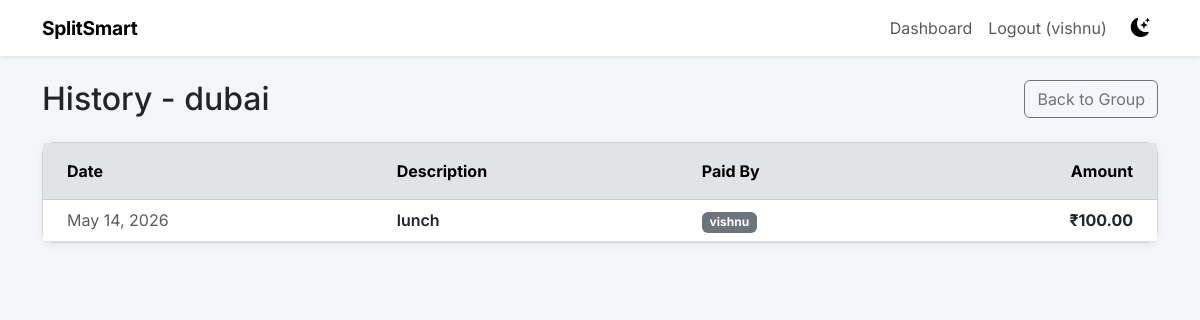
Screenshot of /app/group/2/expense/history/ (signed in) with the database file from the repository.
### expenses/models.py (models this page shows, shortened)
class Group(models.Model):
    name = models.CharField(max_length=255)
    members = models.ManyToManyField(User, related_name='expense_groups')
    created_at = models.DateTimeField(auto_now_add=True)

class Expense(models.Model):
    group = models.ForeignKey(Group, on_delete=models.CASCADE, related_name='expenses')
    title = models.CharField(max_length=255)
    amount = models.DecimalField(max_digits=10, decimal_places=2)
    paid_by = models.ForeignKey(User, on_delete=models.CASCADE, related_name='paid_expenses')
    date = models.DateTimeField(auto_now_add=True)

### expenses/views.py (the view)
# urls.py: path('group/<int:group_id>/expense/history/', views.expense_history, name='expense_history'),
@login_required
def expense_history(request, group_id):
    group = get_object_or_404(Group, id=group_id, members=request.user)
    expenses = group.expenses.all().order_by('-date')
    return render(request, 'expenses/expense_history.html', {'group': group, 'expenses': expenses})

### templates/expenses/expense_history.html (shortened to what this page needs)
{% extends 'base.html' %}
{% block content %}
<div class="row mb-4">
    <div class="col-12 d-flex justify-content-between align-items-center">
        <h2 class="mb-0">History - {{ group.name }}</h2>
        <a href="{% url 'group_detail' group.id %}" class="btn btn-outline-secondary">Back to Group</a>
    </div>
</div>
<div class="row">
    <div class="col-12">
        <div class="card">
            <div class="card-body p-0">
                {% if expenses %}
                    <div class="table-responsive">
                        <table class="table table-hover mb-0 align-middle">
                            <thead class="table-secondary">
                                <tr>
                                    <th class="py-3 px-4">Date</th>
                                    <th class="py-3 px-4">Description</th>
                                    <th class="py-3 px-4">Paid By</th>
                                    <th class="py-3 px-4 text-end">Amount</th>
                                </tr>
                            </thead>
                            <tbody>
                                {% for expense in expenses %}
                                    <tr>
                                        <td class="px-4 text-muted">{{ expense.date|date:"M d, Y" }}</td>
                                        <td class="px-4 fw-semibold">{{ expense.title }}</td>
                                        <td class="px-4">
                                            <span class="badge bg-secondary">{{ expense.paid_by.username }}</span>
                                        </td>
                                        <td class="px-4 text-end fw-bold">₹{{ expense.amount }}</td>
                                    </tr>
                                {% endfor %}
                            </tbody>
                        </table>
                    </div>
                {% else %}
                    <div class="p-5 text-center text-muted">
                        <h4>No expenses yet!</h4>
                        <p>Go ahead and add the first expense for this group.</p>
                        <a href="{% url 'add_expense' group.id %}" class="btn btn-primary mt-2">Add Expense</a>
                    </div>
                {% endif %}
            </div>
        </div>
    </div>
</div>
{% endblock %}

### templates/base.html (shortened to what this page needs)
<!DOCTYPE html>
<html lang="en" data-bs-theme="light">
<head>
    <link href="https://cdn.jsdelivr.net/npm/bootstrap@5.3.0/dist/css/bootstrap.min.css" rel="stylesheet">
    <link href="https://cdn.jsdelivr.net/npm/bootstrap-icons@1.11.0/font/bootstrap-icons.css" rel="stylesheet">
</head>
<body>
<nav class="navbar navbar-expand-lg shadow-sm mb-4">
  <div class="container">
    <a class="navbar-brand" href="{% url 'home' %}">SplitSmart</a>
    <div class="collapse navbar-collapse" id="navbarNav">
      <ul class="navbar-nav ms-auto align-items-center">
        {% if user.is_authenticated %}
            <li class="nav-item">
                <a class="nav-link" href="{% url 'dashboard' %}">Dashboard</a>
            </li>
            <li class="nav-item">
                <form action="{% url 'logout' %}" method="post" class="d-inline">
                    <button type="submit" class="btn btn-link nav-link">Logout ({{ user.username }})</button>
                </form>
            </li>
        {% endif %}
        <li class="nav-item ms-2">
            <button id="theme-toggle" title="Toggle dark/light mode">
                <i class="bi bi-moon-stars-fill" id="theme-icon"></i>
            </button>
        </li>
      </ul>
    </div>
  </div>
</nav>
<div class="container">
    {% block content %}
    {% endblock %}
</div>
</body>
</html>

### templates/base.html (style rules this page uses)
body { font-family: 'Inter', sans-serif; }
[data-bs-theme="light"] body { background-color: #f4f6f9; }
[data-bs-theme="light"] .navbar { background-color: #ffffff !important; }
[data-bs-theme="light"] .card { background-color: #ffffff; box-shadow: 0 2px 8px rgba(0,0,0,0.06); }
.navbar-brand { font-weight: 700; font-size: 1.2rem; letter-spacing: -0.3px; }
.card { border-radius: 12px; }
#theme-toggle { border: none; background: transparent; font-size: 1.2rem; cursor: pointer; padding: 4px 8px; border-radius: 8px; transition: background 0.2s; }

### rows the page displays
Group: name "dubai"
Expense: date "May 14, 2026", title "lunch", paid_by.username "vishnu", amount "100.00"

### other values shown
{{ user.username }} "vishnu"
